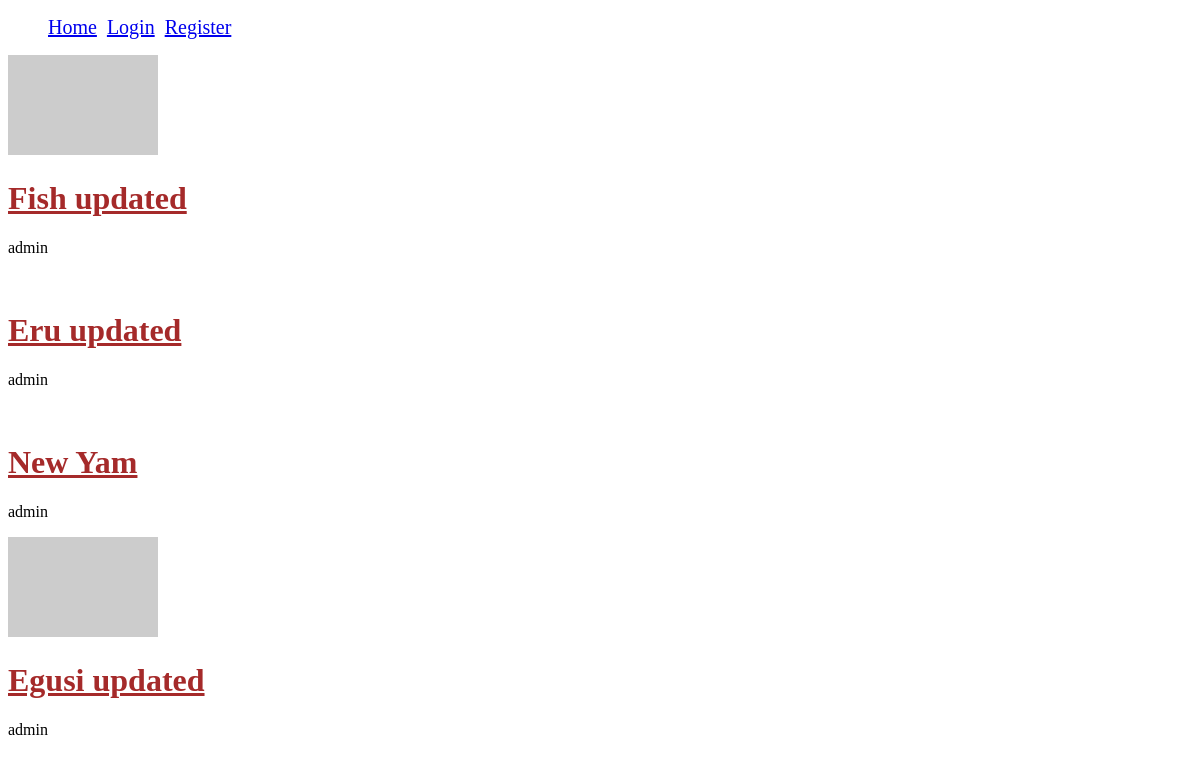
Before: / with the older database file.
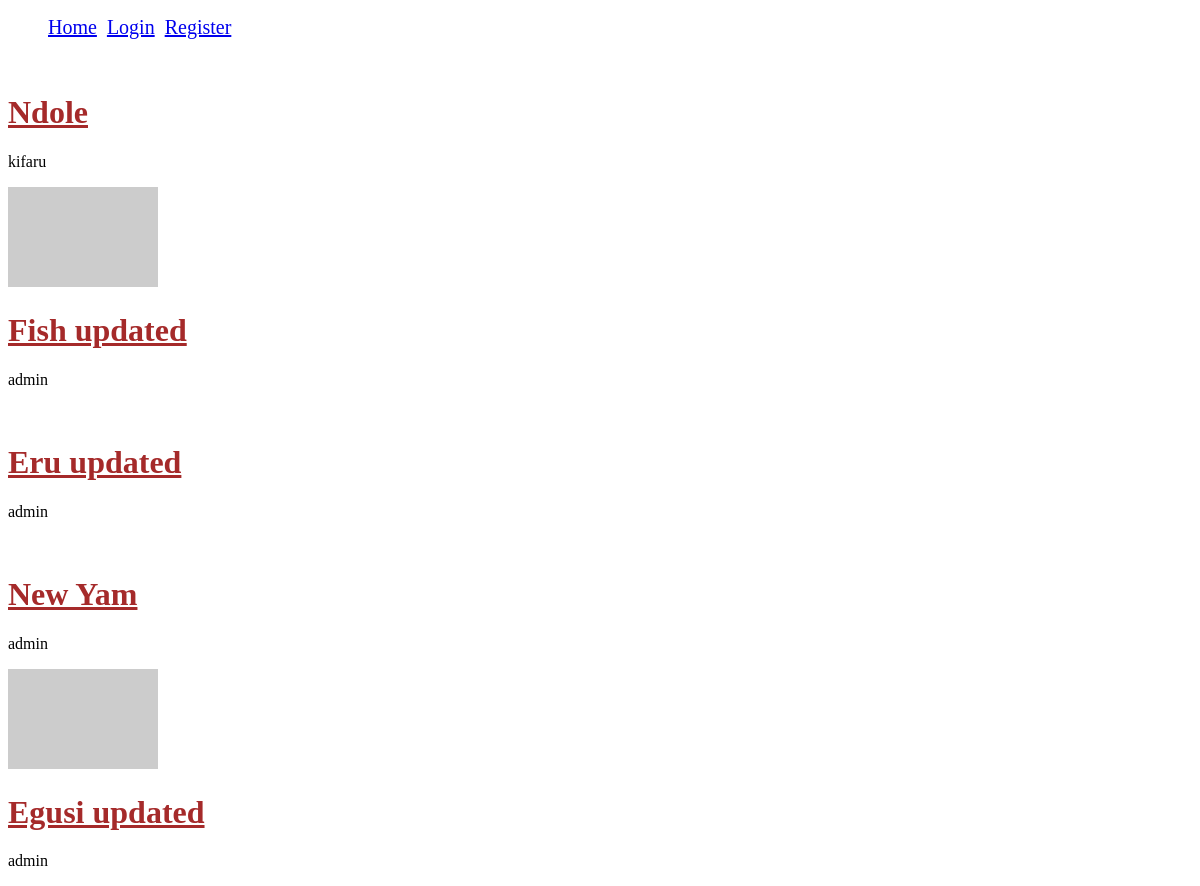
After: the same page with the newer database file.
### food/models.py (models this page shows, shortened)
class Item(models.Model):
    user = models.ForeignKey(User, on_delete=models.CASCADE, default=1)
    item_name = models.CharField(max_length=200)
    item_price = models.IntegerField()
    item_description = models.CharField(max_length=200)
    item_image = models.CharField(max_length=500,
                                  default="https://placehold.co/600x400.png")
    created_at = models.DateTimeField(auto_now_add=True)
    updated_at = models.DateTimeField(auto_now=True)
    class Meta:
        ordering = ['-created_at']

### food/views.py (the view)
# urls.py: path('', views.IndexClassView.as_view(), name='index'),
class IndexClassView(ListView):
    model = Item
    template_name = 'index.html'
    context_object_name = 'items'
    paginate_by = 10
    def get_context_data(self, **kwargs):
        context = super(IndexClassView, self).get_context_data(**kwargs)
        context['title'] = 'Home'
        return context

### food/templates/index.html
{% extends 'base.html' %}
{% block content %}
{% for item in items %}
<div class="">
    <img src="{{ item.item_image }}" alt="" width="150">
</div>
<h1> <a href="{% url 'food:detail' item.id %}">{{ item.item_name }}</a></h1>
<p>{{ item.user.username}}</p>
{% endfor %}
{% endblock %}

### templates/base.html (shortened to what this page needs)
{% load static %}
<!DOCTYPE html>
<html lang="en">
<head>
    <link rel="stylesheet" type="text/css" href="{% static 'css/main.css' %}">
</head>
<body>
    <div class="">
        <nav>
            <ul class="list">
                <li><a href="{% url 'food:index' %}">Home</a></li>
                {% if user.is_authenticated %}
                <li><a href="{% url 'food:create' %}">Add</a></li>
                <li><a href="{% url 'profile' %}">Profile Page</a></li>
                <li><a href="/admin">Admin</a></li>
                <li><a href="{% url 'logout' %}">Logout</a></li>
                {% else %}
                <li><a href="{% url 'login' %}">Login</a></li>
                <li><a href="{% url 'register' %}">Register</a></li>
                {% endif %}
            </ul>
        </nav>
    </div>
    {% block content %}
    {% endblock %}
</body>
</html>

### static/css/main.css (style rules this page uses)
h1 a { color: brown; }
.list { display: flex; }
li { font-size: 20px; text-decoration: none; list-style: none; padding-right: 10px; }

Changed rows visible on the page:
added Item: item_name "Ndole", user.username "kifaru"
